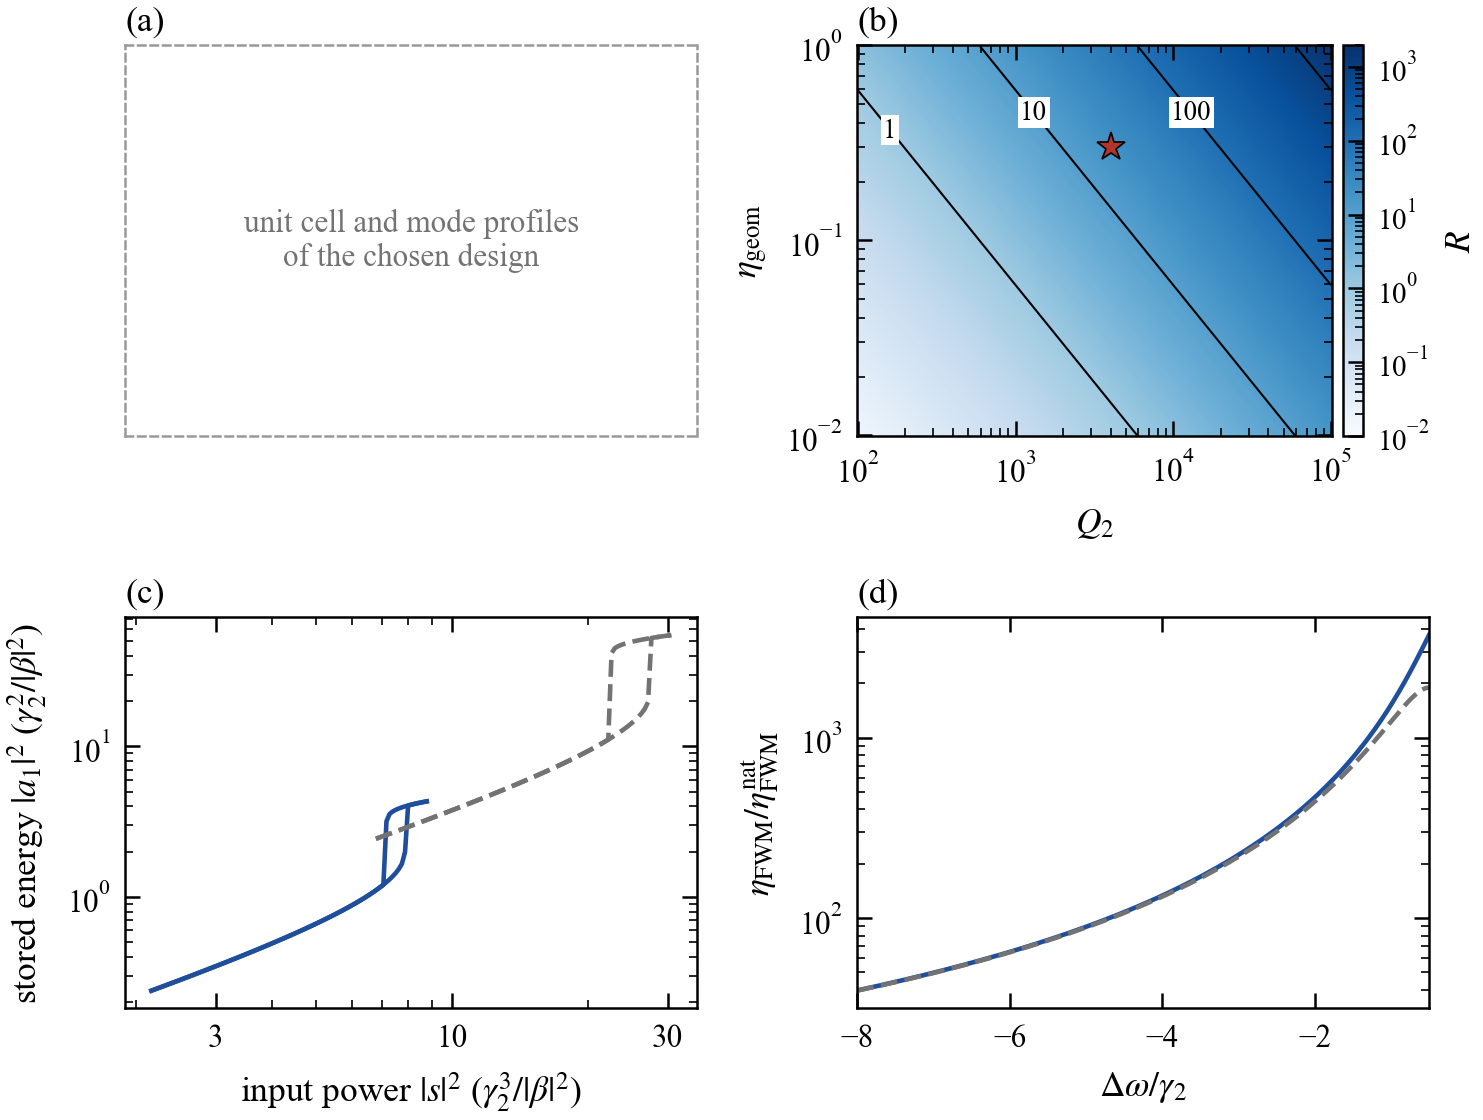

Write the Python code that produced this figure.
"""Fig. 3 (draft): doubly resonant LiNbO3 metasurface.

(a) Placeholder for the unit cell and mode profiles of the chosen design.
(b) R = Q2 eta F / 6 for LiNbO3 (F = 0.102) versus Q2 and eta at
    Domega = 2 gamma2; the star marks Q2 = 4000, eta = 0.3.
(c) Stored pump energy versus input power for increasing and decreasing
    sweeps of the two-mode equations (Eqs. 1-2 of the main text), with the
    second-harmonic mode (solid) and without it (dashed).  Units beta =
    gamma2 = 1, N1 = N2 = 1/2; gamma1 = 1, gamma1^e = 0.5, pump-frame
    Domega = -2, alpha3 chosen so that R = 20, and in each case a pump
    detuning 1.3 times the minimum for bistability.  gamma1 = gamma2 keeps
    gamma1 below |Domega|, so the second harmonic stores less energy than the
    pump at the folds and the native terms involving it stay small.
(d) Ratio of four-wave-mixing efficiencies with and without the
    second-harmonic mode in the effective-Kerr description,
    |alpha3 + alpha_casc|^2 / alpha3^2 (solid), and (1+R)^2 (dashed),
    versus Domega/gamma2 < 0.
"""

import numpy as np
import matplotlib.pyplot as plt
from matplotlib.colors import LogNorm

from paperstyle import (apply, WIDTH, BLUE, RED, GREY, panel_label, placeholder,
                        save)
from params import TCMTParams
from tcmt import integrate

F_LN = 0.1018
DW = -2.0                      # pump-frame Domega / gamma2
G1, G1E = 1.0, 0.5
ALPHA_C = -1.0 / (DW + 0.5j)   # cascaded coefficient, beta = gamma2 = 1
R_DESIGN = 20.0
ALPHA3 = abs(ALPHA_C.real) / R_DESIGN


def delta1_min(alpha):
    """Smallest |delta1| for bistability (Supplement 1, Section 4.C)."""
    rho = alpha.imag / abs(alpha.real)
    return (G1 / 2) / np.tan(np.radians(30.0) - np.arctan(rho))


def folds(alpha, d1):
    """Input powers at the two folds of the steady-state cubic."""
    a1, a2 = alpha.real, alpha.imag
    g = G1 / 2
    roots = np.roots([3 * abs(alpha) ** 2, 4 * (a1 * d1 + a2 * g),
                      d1 ** 2 + g ** 2])
    n = np.sort(roots[np.isreal(roots)].real)
    P = n * ((d1 + a1 * n) ** 2 + (g + a2 * n) ** 2) / G1E
    return n, P


def sweep(p, s2_grid, t_step=60.0):
    """Quasi-static sweep: each step starts from the previous state."""
    out, y = [], (0j, 0j)
    for s2 in s2_grid:
        sol = integrate(p, np.sqrt(s2), (0.0, t_step), y0=y)
        y = (sol.a[0, -1], sol.a[1, -1])
        out.append(abs(y[0]) ** 2)
    return np.array(out)


def main():
    apply()
    fig, axs = plt.subplots(2, 2, figsize=(WIDTH, 4.0))
    (ax_a, ax_b), (ax_c, ax_d) = axs

    placeholder(ax_a, "unit cell and mode profiles\nof the chosen design")
    panel_label(ax_a, "(a)")

    # (b) R(Q2, eta)
    Q2 = np.logspace(2, 5, 300)
    eta = np.logspace(-2, 0, 300)
    QQ, EE = np.meshgrid(Q2, eta)
    RR = QQ * EE * F_LN / 6
    pc = ax_b.pcolormesh(QQ, EE, RR, norm=LogNorm(1e-2, 2e3), cmap="Blues",
                         shading="auto", rasterized=True)
    cs = ax_b.contour(QQ, EE, RR, levels=[1, 10, 100, 1000], colors="k",
                      linewidths=0.5)
    for R_lab, q_lab in ((1, 1.6e2), (10, 1.3e3), (100, 1.3e4)):
        e_lab = 6 * R_lab / (q_lab * F_LN)
        ax_b.text(q_lab, e_lab, f"{R_lab:g}", fontsize=6.5, ha="center",
                  va="center", bbox=dict(fc="white", ec="none", pad=0.6))
    ax_b.plot([4000], [0.3], "*", color=RED, ms=7, mec="k", mew=0.4)
    ax_b.set_xscale("log")
    ax_b.set_yscale("log")
    ax_b.set_xlabel(r"$Q_2$")
    ax_b.set_ylabel(r"$\eta_{\mathrm{geom}}$")
    cb = fig.colorbar(pc, ax=ax_b, pad=0.02)
    cb.set_label(r"$R$")
    cb.ax.tick_params(labelsize=7)
    panel_label(ax_b, "(b)")

    # (c) hysteresis with and without the SH mode
    cases = []
    for beta, alpha, ls, col in ((1.0, ALPHA3 + ALPHA_C, "-", BLUE),
                                 (0.0, ALPHA3 + 0j, "--", GREY)):
        d1 = -1.3 * delta1_min(alpha)          # red-shifting response
        p = TCMTParams(Domega=DW - 2 * d1, gamma1=G1, gamma1_rad=G1E,
                       alpha3=ALPHA3, delta1=d1, beta=beta)
        cases.append((p, alpha, ls, col, d1))
    for p, alpha, ls, col, d1 in cases:
        _, P = folds(alpha, d1)
        P_lo, P_hi = P.min(), P.max()
        s2 = np.logspace(np.log10(0.3 * P_lo), np.log10(1.12 * P_hi), 90)
        up = sweep(p, s2)
        down = sweep(p, s2[::-1])[::-1]
        ax_c.loglog(s2, up, ls, color=col)
        ax_c.loglog(s2, down, ls, color=col)
        n_f, _ = folds(alpha, d1)
        shift = abs(ALPHA_C) * n_f if p.beta else 0 * n_f
        print(f"beta={p.beta}: delta1 = {d1:.2f}, cold mismatch = {DW - 2*d1:.2f}, "
              f"folds at P = {P_lo:.3g}, {P_hi:.3g}; U2/U1 at folds = "
              f"{shift / abs(DW + 0.5j)}")
    ax_c.set_xticks([3, 10, 30])
    ax_c.set_xticklabels(["3", "10", "30"])
    ax_c.set_xlabel(r"input power $|s|^2$ ($\gamma_2^3/|\beta|^2$)")
    ax_c.set_ylabel(r"stored energy $|a_1|^2$ ($\gamma_2^2/|\beta|^2$)")
    panel_label(ax_c, "(c)")

    # (d) FWM efficiency ratio
    dw = np.linspace(-8, -0.5, 300)
    ac = -1.0 / (dw + 0.5j)
    ratio = np.abs(ALPHA3 + ac) ** 2 / ALPHA3 ** 2
    R = np.abs(ac.real) / ALPHA3
    ax_d.semilogy(dw, ratio, "-", color=BLUE)
    ax_d.semilogy(dw, (1 + R) ** 2, "--", color=GREY)
    ax_d.set_xlabel(r"$\Delta\omega/\gamma_2$")
    ax_d.set_ylabel(r"$\eta_{\mathrm{FWM}}/\eta_{\mathrm{FWM}}^{\mathrm{nat}}$")
    ax_d.set_xlim(-8, -0.5)
    panel_label(ax_d, "(d)")

    fig.tight_layout(h_pad=0.6, w_pad=0.8)
    save(fig, "fig3_double")


if __name__ == "__main__":
    main()
